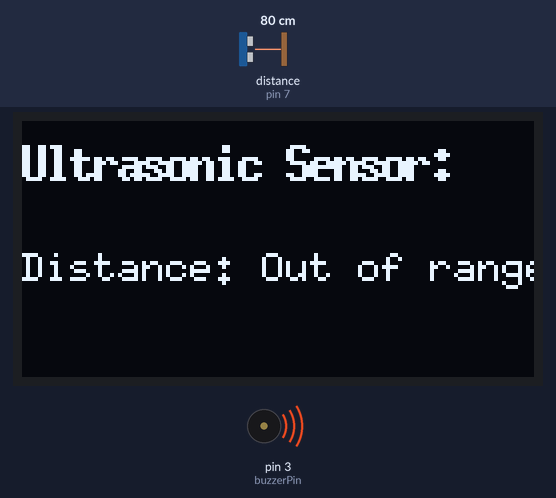
Simulated run of this sketch. Board: Arduino Uno, built with avr-gcc and run on an emulated ATmega328P. On the bench: 128×64 one-colour display, buzzer (waves = sounding, pin HIGH). Wiring (inferred from the names in the program): ultrasonic range finder: trigger pin 8; echo pin 7. The inputs (shaded band) are chosen by the test bench; at power-on: distance to the obstacle (sensor on pin 7) 80 cm. The echo pulse lasts 58.3 µs per cm; pins used as bus, display or sensor lines are not drawn.

Above: at 1.5 s.
1.6 s: distance to the obstacle (sensor on pin 7) set to 55 cm
3.8 s: distance to the obstacle (sensor on pin 7) set to 47 cm
At 5.1 s:
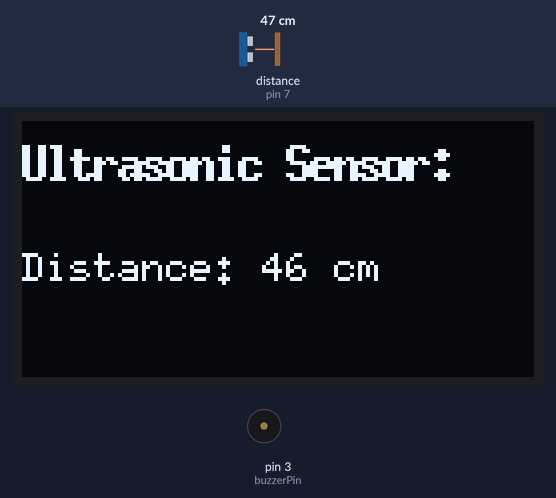
5.6 s: distance to the obstacle (sensor on pin 7) set to 60 cm
At 7.2 s:
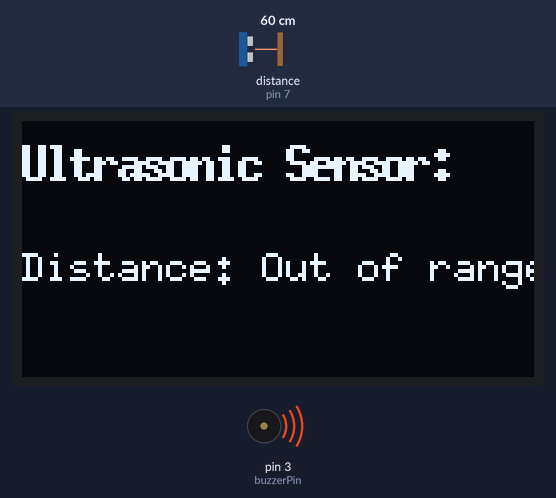
Timing chart, 0 to 8.7 s (numbered marks = the images above; inputs shaded):
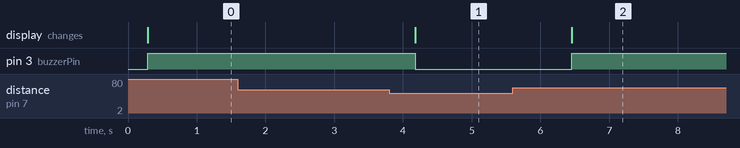

Measured:
- the behaviour switches between 51 and 50 cm on distance to the obstacle (sensor on pin 7) (found by bisection; images 0 and 1)
- after the input at 1.6 s, every drawn part: stays the same
- after the input at 3.8 s, pin 3 (buzzerPin): HIGH → LOW after 0.38 s; the display: changes after 0.38 s (image 1)
- after the input at 5.6 s, pin 3 (buzzerPin): LOW → HIGH after 0.86 s; the display: changes after 0.86 s (image 2)

The sketch:

ultrasonic_oled_buzzer.ino
```cpp
#include <U8glib.h>

// OLED setup
U8GLIB_SH1106_128X64 u8g(U8G_I2C_OPT_NONE);

// Ultrasonic pins
#define trigPin 8
#define echoPin 7

// Buzzer pin
#define buzzerPin 3

void setup() {
  pinMode(trigPin, OUTPUT);
  pinMode(echoPin, INPUT);
  pinMode(buzzerPin, OUTPUT);
}

void loop() {
  long duration, distance;

  // Trigger ultrasonic pulse
  digitalWrite(trigPin, LOW);
  delayMicroseconds(2);
  digitalWrite(trigPin, HIGH);
  delayMicroseconds(10);
  digitalWrite(trigPin, LOW);

  // Read echo time
  duration = pulseIn(echoPin, HIGH);
  distance = (duration / 2) / 29.1;  // Convert to cm

  // === OLED Display ===
  u8g.firstPage();
  do {
    u8g.setFont(u8g_font_6x13B);
    u8g.drawStr(0, 15, "Ultrasonic Sensor:");

    u8g.setFont(u8g_font_6x10);
    if (distance >= 50 || distance <= 0) {
      u8g.drawStr(0, 40, "Distance: Out of range");
    } else {
      char buf[20];
      sprintf(buf, "Distance: %ld cm", distance);
      u8g.drawStr(0, 40, buf);
    }
  } while (u8g.nextPage());

  // === Buzzer control ===
  if (distance >= 50 || distance <= 0) {
    digitalWrite(buzzerPin, HIGH);  // Beep
  } else {
    digitalWrite(buzzerPin, LOW);   // Silence
  }

  delay(500);  // Wait before next reading
}
```
